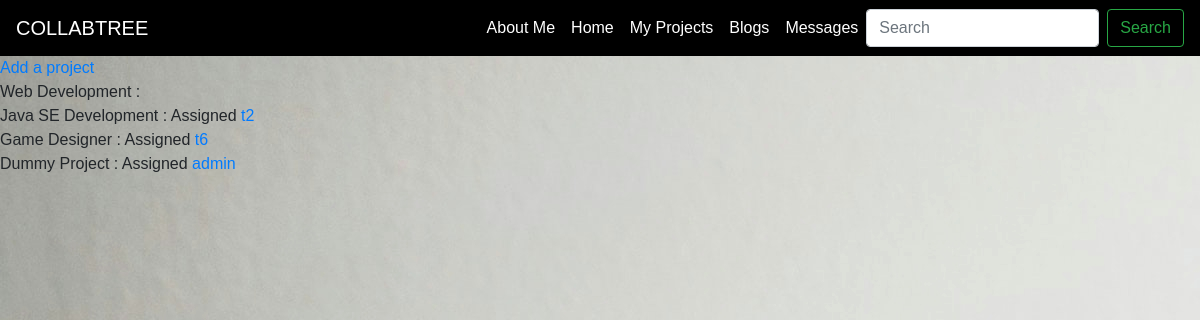
/my_projects (signed in), run on an earlier commit of the app's database.
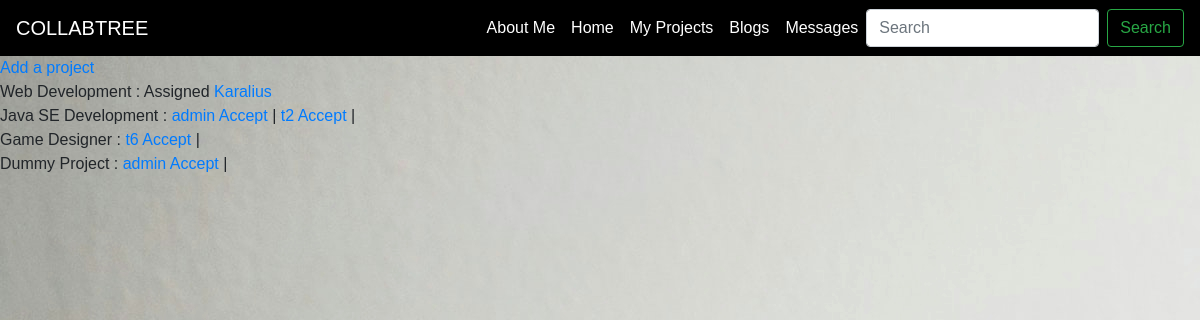
And on a later commit of the database.
### backend/models.py (models this page shows)
class Project(models.Model):
    title = models.CharField(max_length=200,blank=True)
    description = models.TextField(max_length=400,blank=True)
    owner = models.ForeignKey(UserAttribs, on_delete = models.CASCADE, related_name="owner")
    duration = models.IntegerField(blank=True, null=True)
    assigned_user = models.ForeignKey(UserAttribs, on_delete = models.CASCADE, related_name="assigned_user", null=True, blank=True)
    stipend = models.IntegerField(blank=True, null=True)
    applied_users = models.ManyToManyField(UserAttribs,  null=True, blank=True)
    tags_requirement = TaggableManager()
    def __str__(self):
        return self.title

class UserAttribs(models.Model):
    user = models.OneToOneField(User, on_delete = models.CASCADE)
    job_title = models.CharField(max_length=100, blank=True)
    skills = models.CharField(max_length=1000,blank=True)
    phone_number = models.CharField(max_length=12, blank=True)
    mobile_number = models.CharField(max_length=12,blank=True)
    full_name = models.CharField(max_length=30, blank=True)
    address = models.CharField(max_length=100, blank=True)
    website = models.URLField(max_length=100, blank=True)
    user_image = models.ImageField(upload_to="images" ,blank=True)
    assigned_project = models.ManyToManyField('Project', blank=True, null=True)
    def __str__(self):
        return self.user.username

### backend/views.py (the view)
# urls.py: path('my_projects',views.my_projects, name='my_projects'),
def my_projects(request):
    project_objects = Project.objects.all()
    project_list=[]
    for project in project_objects:
        if project.owner == UserAttribs.objects.get(user=request.user):
            print(project.id)
            applied_users = project.applied_users.all()
            project_list.append({'project':project,'applied_users':applied_users})
    print(project_list)
    return render(request, 'My Projects/myProjects.html' ,{'project_list': project_list})

### templates/My Projects/myProjects.html (shortened to what this page needs)
<html lang="en">
<head>
  <link rel="stylesheet" href="https://maxcdn.bootstrapcdn.com/bootstrap/4.0.0/css/bootstrap.min.css">
  <link rel="stylesheet" href="styles.css">
</head>
<body>
    <nav class="navbar navbar-expand-lg navbar-light navbar-custom" style="background-color: black;">
        <a class="navbar-brand navbar-color" style="color: white;" href="#">COLLABTREE</a>
        <div class="collapse navbar-collapse" style="background-color: black;" id="NavbarCollapsedContent">
          <ul class="navbar-nav ml-auto">
            <li class="nav-item">
              <a class="nav-link active" style="color: white;" href="{% url 'profile' %}">About Me</a>
            </li>
            <li class="nav-item">
              <a class="nav-link navbar-color" style="color: white;" href="#">Home</a>
            </li>
            <li class="nav-item">
              <a class="nav-link navbar-color" style="color: white;" href="#">My Projects</a>
            </li>
            <li class="nav-item">
              <a class="nav-link navbar-color" style="color: white;" href="{% url 'blogs' %}">Blogs</a>
            </li>
            <li class="nav-item">
              <a class="nav-link navbar-color" style="color: white;" href="#">Messages</a>
            </li>
          </ul>
          <form class="form-inline my-2 my-lg-0">
            <input
              class="form-control mr-sm-2"
              type="search"
              placeholder="Search"
              aria-label="Search"
            />
            <button class="btn btn-outline-success my-2 my-sm-0" type="submit">
              Search
            </button>
          </form>
        </div>
      </nav>
      <section>
        <a href="{% url 'project_form' %}">Add a project</a>
      </section>
      <div class="my-projects">
        {% for project in project_list %}
        <div>
          {{project.project.title}} :
          {% if not project.project.assigned_user %}
          {% for user in project.applied_users %}
            <a href="{% url 'profile' user.id %}">{{ user }}</a> <a href="{% url 'assign_user' user.id project.project.id %}">Accept</a> |
          {% endfor %}
          {% else %}
          Assigned <a href="{% url 'profile' project.project.assigned_user.id %}">{{ project.project.assigned_user }}</a>
          {% endif %}
        </div>
        {% endfor %}
      </div>
</body>
</html>

### static/After Login/styles.css (style rules this page uses)
* { margin: 0; padding: 0; box-sizing: border-box; overflow-x: hidden; }
body { background-image: url("../images/bk.jpg"); background-color: white; font-family: sans-serif; }
.navbar-color { color: white !important; }

What changed in the data, as far as the page shows it:
changed Project "Web Development": assigned_user_id empty → 7 (drawn); project.assigned_user (not shown) → "Karalius"
changed Project "Java SE Development": gains UserAttribs (user.username "admin"); gains UserAttribs (user.username "t2"); assigned_user_id 3 → empty (drawn); project.assigned_user "t2" → (not shown)
changed Project "Game Designer": gains UserAttribs (user.username "t6"); assigned_user_id 10 → empty (drawn); project.assigned_user "t6" → (not shown)
changed Project "Dummy Project": gains UserAttribs (user.username "admin"); assigned_user_id 1 → empty (drawn); project.assigned_user "admin" → (not shown)
